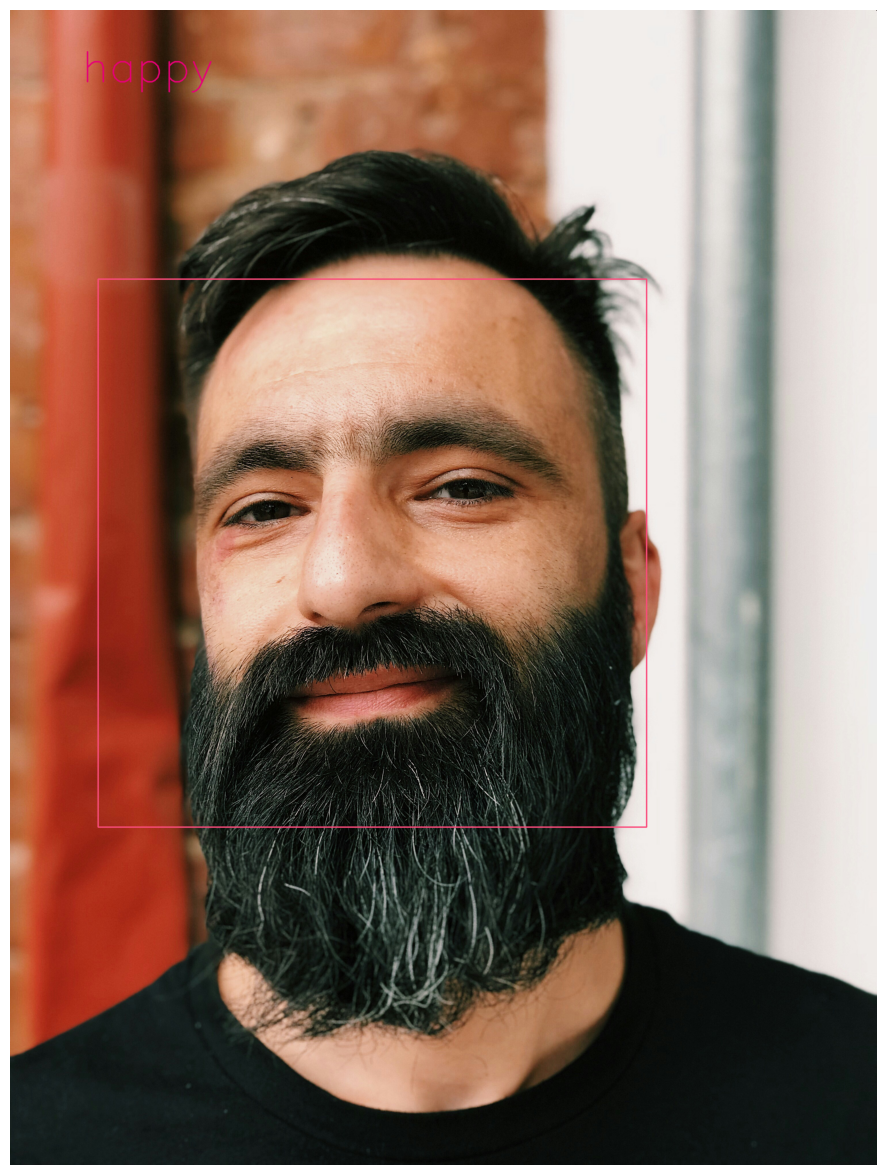

Source code (Python):
import cv2
import matplotlib.pyplot as plt
from deepface import DeepFace


def emotions(facial_features):
  return facial_features[0]["dominant_emotion"]

def main():
  image =cv2.imread("johnsample.png")
#   convert the image to gray scale
  grayed_image = cv2.cvtColor(image,cv2.COLOR_BGR2GRAY)
#    cascade the imega inorder to define the parameters used to capture the face
  classified_face = cv2.CascadeClassifier(cv2.data.haarcascades + "haarcascade_frontalface_default.xml")
  face_frame = classified_face.detectMultiScale(grayed_image,scaleFactor=1.2,minNeighbors=3,minSize=(29,29))

  for(tl,tw,bl,bw) in face_frame:
    cv2.rectangle(image,(tl,tw),(tl + bl,tw + bw),(124,76,250),4)
# using deep face analyze the image  emotion
  facial_features = DeepFace.analyze(image,actions=("emotion"))
#   convert the image to RGB format
  marked_face = cv2.cvtColor(image,cv2.COLOR_BGR2RGB)
  
#   using cv2 built in function add the emotion as the text to the captured frame
  cv2.putText(marked_face,emotions(facial_features),(250,250),cv2.FONT_HERSHEY_SIMPLEX,5,(230,0,120),4,cv2.LINE_AA)

# plot the frame that encloses the face
  plt.figure(figsize=(25,15))
  plt.imshow(marked_face)
  plt.axis('off')
main()

cv2.waitKey(0)
cv2.destroyAllWindows()
